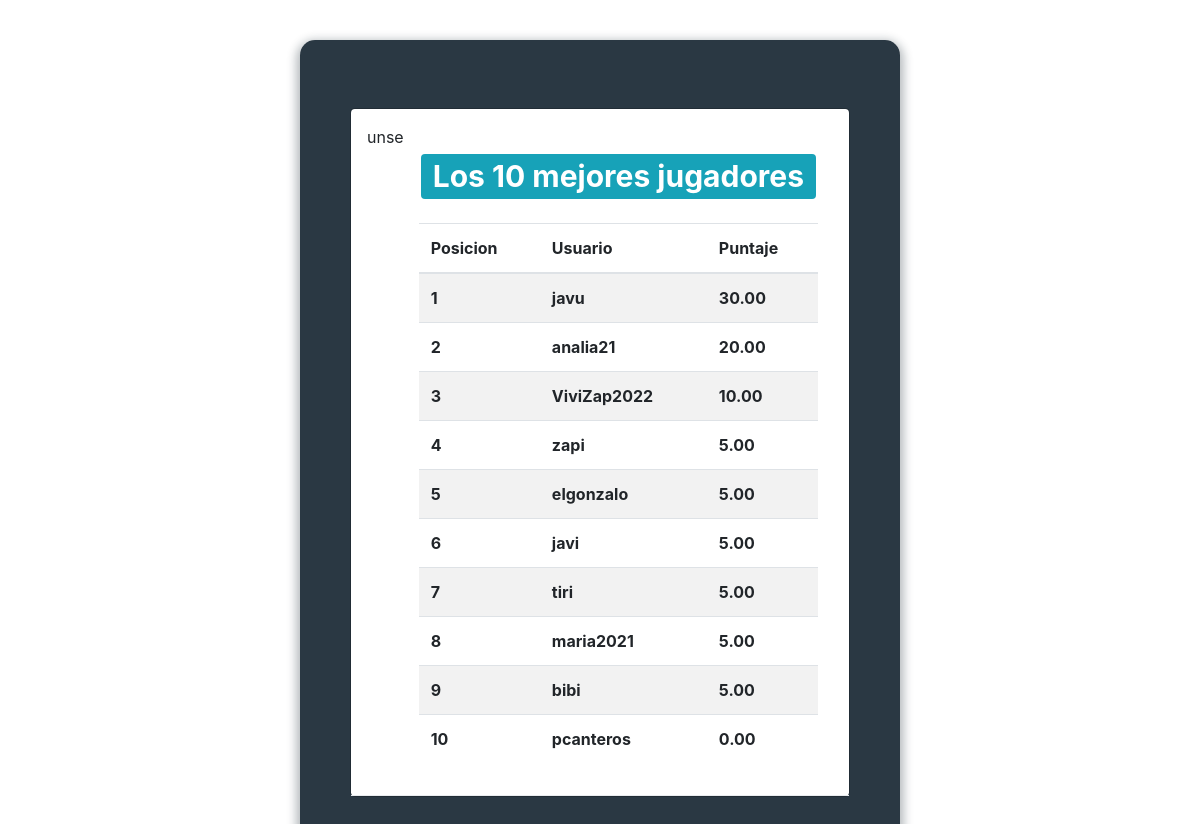
/tablero/, run on the app's committed database.
### Quiz/models.py (models this page shows, shortened)
class QuizUsuario(models.Model):
	usuario = models.OneToOneField(User, on_delete=models.CASCADE)
	puntaje_total = models.DecimalField(verbose_name='Puntaje Total', default=0, decimal_places=2, max_digits=10)

### Quiz/views.py (the view)
# urls.py: path('tablero/', tablero, name='tablero'),
def tablero(request):
	total_usuarios_quiz = QuizUsuario.objects.order_by('-puntaje_total')[:10]
	contador = total_usuarios_quiz.count()
	context = {
		'usuario_quiz':total_usuarios_quiz,
		'contar_user':contador
	}
	return render(request, 'play/tablero.html', context)

### template/play/tablero.html (shortened to what this page needs)
<!DOCTYPE html>
<html>
    <head>
    </head>
    <body>
        <div class="form">
            <div class="modal-dialog">
                <div class="modal-content">
                    <div class="modal-header">
						{% extends 'base.html' %}
{% block contenido %}
unse
<div class="container">
	<h1 class="text-center my-4">
		<span class="badge badge-info">
			Los {{contar_user}} mejores jugadores
		</span>
	</h1>
	<table class="table table-striped table-bodered">
		<thead>
			<tr>
				<th>Posicion</th>
				<th>Usuario</th>
				<th>Puntaje</th>
			</tr>
		</thead>
		<tbody>
			{% for user_quiz in usuario_quiz %}
				<tr>
					<th>{{forloop.counter}}</th>
					<th>{{user_quiz.usuario.username}}</th>
					<th>{{user_quiz.puntaje_total}}</th>
				</tr>
			{% endfor %}
		</tbody>
	</table>
</div>
{% endblock %}

### template/base.html (shortened to what this page needs)
<!DOCTYPE html>
<html>
<head>
    <link rel="stylesheet" href="https://maxcdn.bootstrapcdn.com/bootstrap/4.0.0-beta.2/css/bootstrap.min.css">
    <link rel="stylesheet" href="https://maxcdn.bootstrapcdn.com/font-awesome/4.7.0/css/font-awesome.min.css">
    <link rel="stylesheet" href="https://maxcdn.bootstrapcdn.com/font-awesome/4.7.0/css/font-awesome.min.css">
</head>
<body>
	{% block contenido %}
	{% endblock %}
</body>
</html>

### template/play/tablero.html (style rules this page uses)
*, *:before, *:after { box-sizing: border-box; }
html { overflow-y: scroll; }
body { background-image: url("https://fotos.perfil.com/2019/05/13/trim/960/540/0513-chaco-formosa-low-cost-698403.jpg?format=webp") ; background-size: cover; background-attachment: fixed; font-family: 'Titillium Web', sans-serif; }
.form { background: rgba(19, 35, 47, 0.9); padding: 40px; max-width: 600px; margin: 40px auto; border-radius: 15px; box-shadow: 0 4px 10px 4px rgba(19, 35, 47, 0.3); }
h1 { text-align: center; color: #ffffff; font-weight: 14000; margin: 0 0 40px; font-size: 50px ; font-family: "brodway" }

### template/base.html (style rules this page uses)
h1 { color: black }
body { background-image: url("https://fotos.perfil.com/2019/05/13/trim/960/540/0513-chaco-formosa-low-cost-698403.jpg?format=webp") ; background-size: cover; background-attachment: fixed; }

### data on the page
QuizUsuario: usuario.username "javu", puntaje_total "30.00"
QuizUsuario: usuario.username "analia21", puntaje_total "20.00"
QuizUsuario: usuario.username "ViviZap2022", puntaje_total "10.00"
QuizUsuario: usuario.username "zapi", puntaje_total "5.00"
QuizUsuario: usuario.username "elgonzalo", puntaje_total "5.00"
QuizUsuario: usuario.username "javi", puntaje_total "5.00"
QuizUsuario: usuario.username "tiri", puntaje_total "5.00"
QuizUsuario: usuario.username "maria2021", puntaje_total "5.00"
QuizUsuario: usuario.username "bibi", puntaje_total "5.00"
QuizUsuario: usuario.username "pcanteros", puntaje_total "0.00"

### other printed values
{{ contar_user }} "10"
